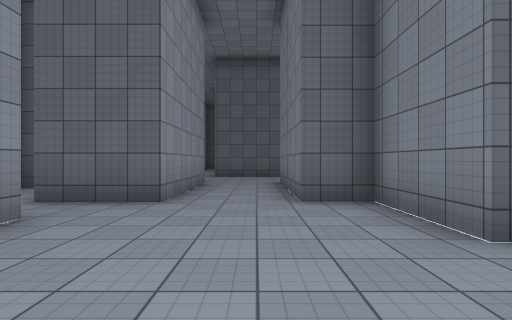
view 1 (above)

24 first-person views from a walk through a Unity game level. The camera is 1.3 m above the floor, looks level and sees 80° across. The floor is counted in squares, 2 m on a side. Each view is taken from the middle of a square. On the plan, view 1 faces up. The plan holds only what a view shows up to about 10 squares ahead; the rest is blank. The place goes on beyond the plan. The player character is not drawn. Surface patterns are stand-ins for the level's own textures.

view 2
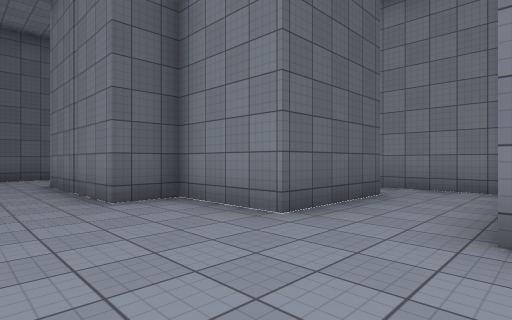

view 3
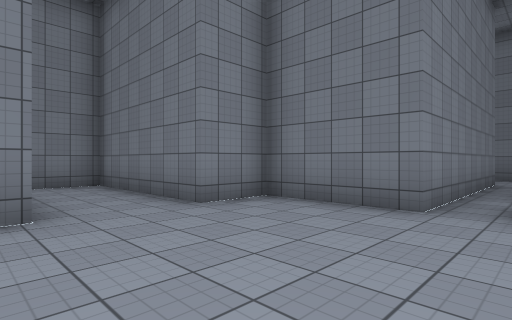

view 4
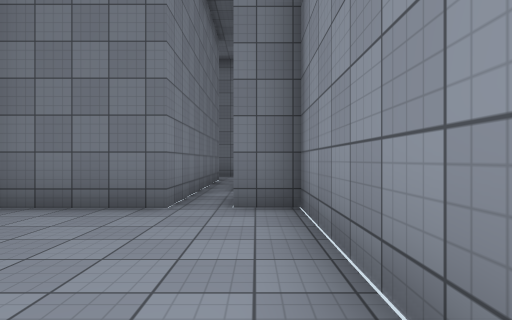

view 5
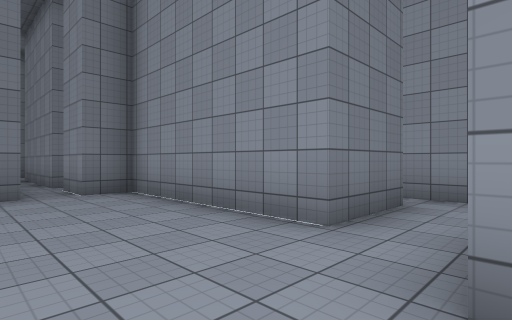

view 6
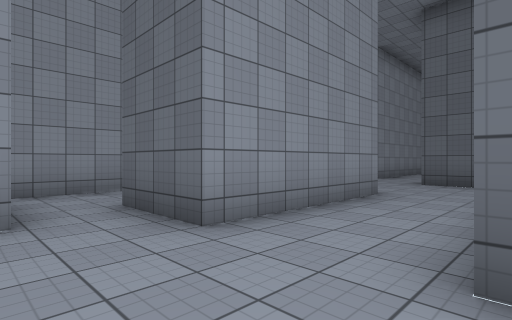

view 7
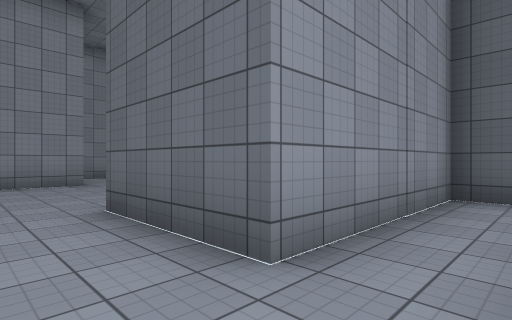

view 8
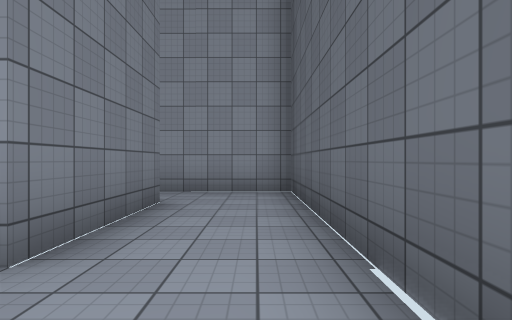

view 9
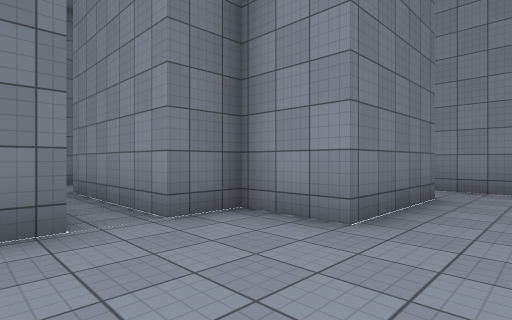

view 10
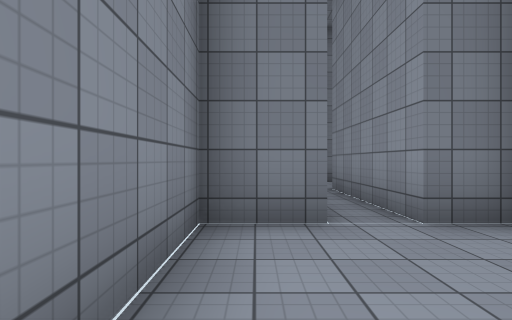

view 11
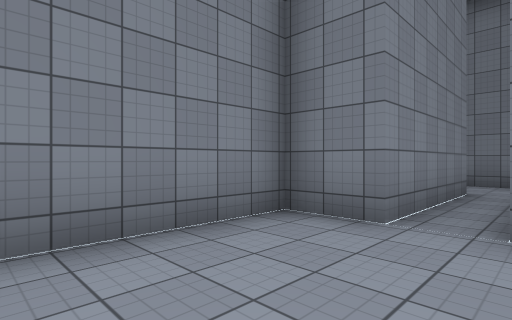

view 12
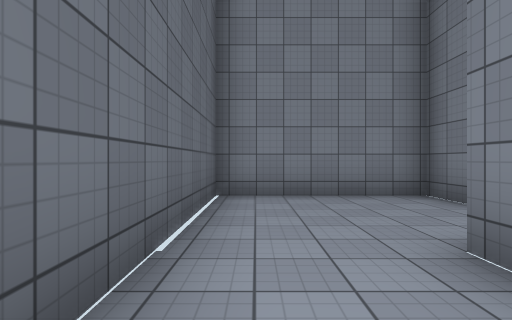

view 13
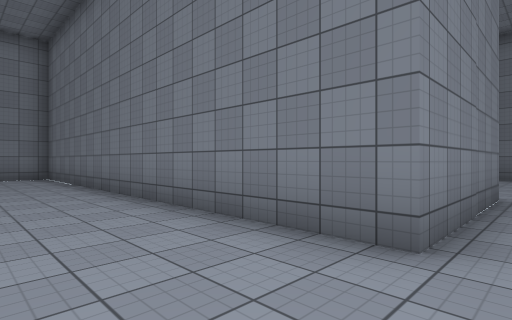

view 14
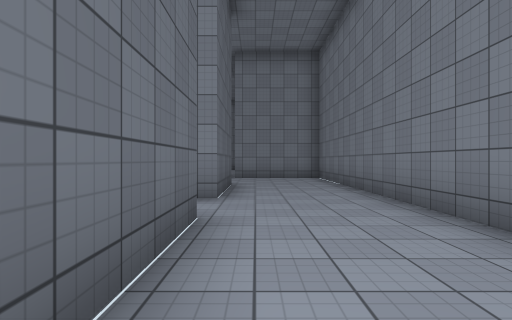

view 15
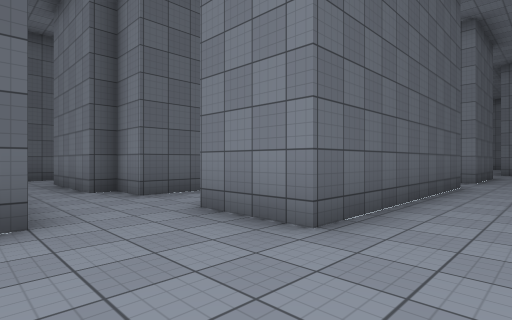

view 16
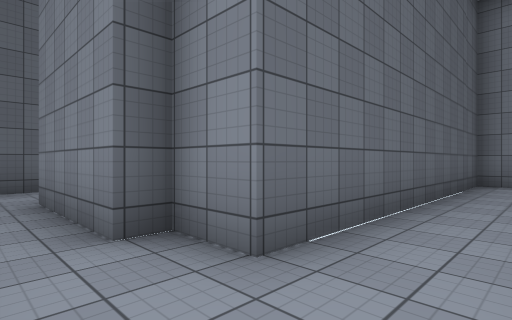

view 17
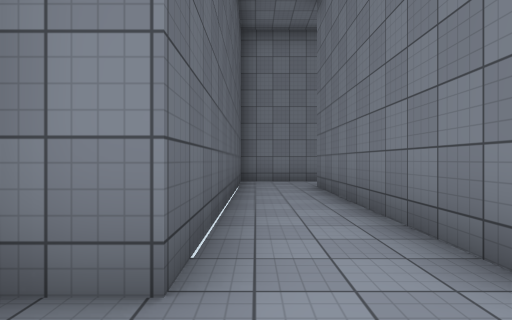

view 18
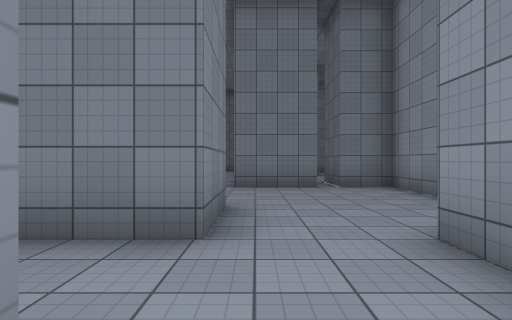

view 19
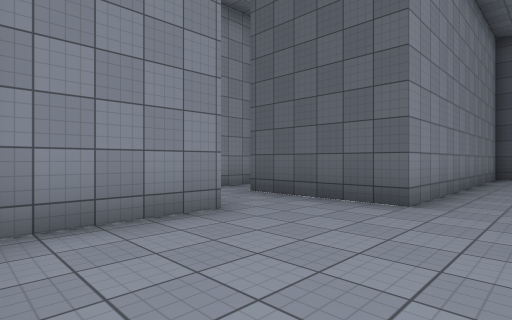

view 20
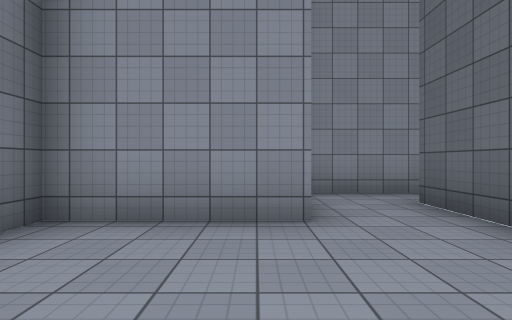

view 21
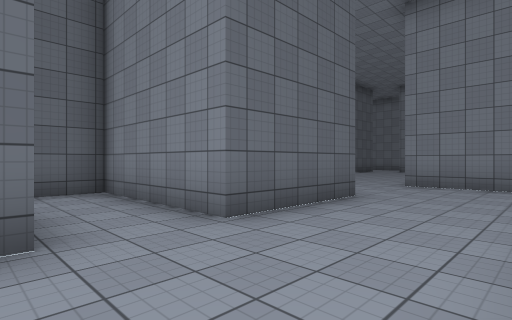

view 22
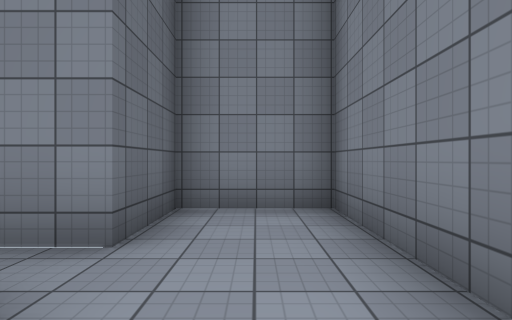

view 23
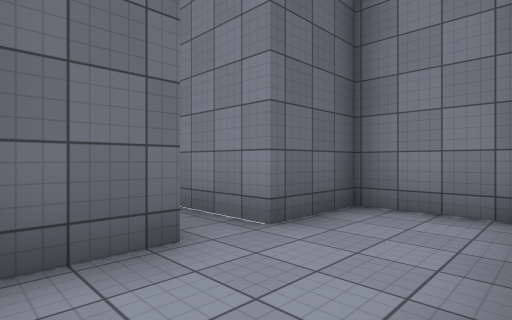

view 24
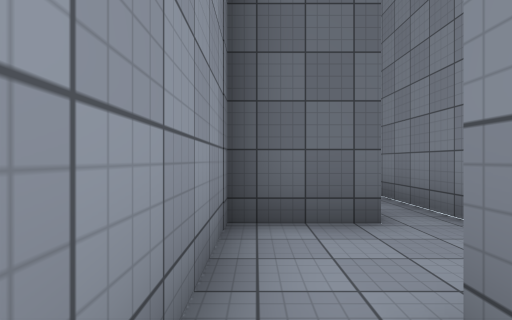

### Floor plan
Ten units are one square. View 1 is at (0, 0); x grows to the right and y downward. Boxes are objects, and circles mark ways between rooms. Rooms are numbered by the first view taken in them; rooms with no view inside come last. Other rooms are left out.
<svg viewBox="-65 -200 201 275">
<path fill="none" stroke="#000" d="M-26 -34 -26 11 -16 11M47 -45 47 -24 19 -24 19 -48 7 -48 7 -87M-8 11 19 11 19 -3 62 -3 62 -31M-15 -87 -15 -48 -25 -48M62 -45 92 -45 92 -29 103 -29M113 -29 126 -29 126 -67 47 -67 47 -45M45 -117 -16 -117 -16 -135 45 -135M7 -87 120 -87 120 -118M-35 -87 -15 -87M92 -117 62 -117 62 -154 -16 -154 -16 -165 -21 -165 -21 -195M-53 -116 -53 -87 -40 -87 -40 -70M-35 -194 -35 -135 -54 -135M96 30 106 30M103 9 87 9 87 38M103 -29 103 9M106 30 131 30 131 9 113 9 113 -29"/>
<circle cx="55" cy="-35" r="3" fill="#2a7"/>
<circle cx="-5" cy="-90" r="3" fill="#2a7"/>
<circle cx="110" cy="-30" r="3" fill="#2a7"/>
<circle cx="100" cy="15" r="3" fill="#2a7"/>
<text x="10" y="-30">1</text>
<text x="90" y="-50">2</text>
<text x="20" y="-110">3</text>
<text x="50" y="70">4</text>
<text x="110" y="0">5</text>
</svg>
Room 1 opens to room 2. Room 1 opens to room 3. Room 2 opens to room 5. Room 4 opens to room 5.

Where each view was taken, in squares from view 1:
view 1: 0 up, 0 right, facing up
view 2: 0 up, 1 left, facing up-right
view 3: 3 up, 2 left, facing down-right
view 4: 3 up, 2 left, facing down
view 5: 5 up, 0 right, facing down-left
view 6: 3 up, 1 right, facing up-left
view 7: 1 up, 6 right, facing up-left
view 8: 6 up, 11 right, facing left
view 9: 6 up, 12 right, facing down-left
view 10: 6 up, 12 right, facing down
view 11: 6 up, 10 right, facing down-right
view 12: 6 up, 7 right, facing right
view 13: 11 up, 0 right, facing down-right
view 14: 11 up, 1 right, facing right
view 15: 10 up, 4 left, facing up-right
view 16: 14 up, 3 left, facing up-right
view 17: 15 up, 3 left, facing right
view 18: 16 up, 2 left, facing down
view 19: 9 up, 2 left, facing up-left
view 20: 11 up, 2 left, facing left
view 21: 9 up, 4 right, facing up-right
view 22: 2 down, 9 right, facing right
view 23: 3 down, 9 right, facing up-right
view 24: 4 down, 9 right, facing up
